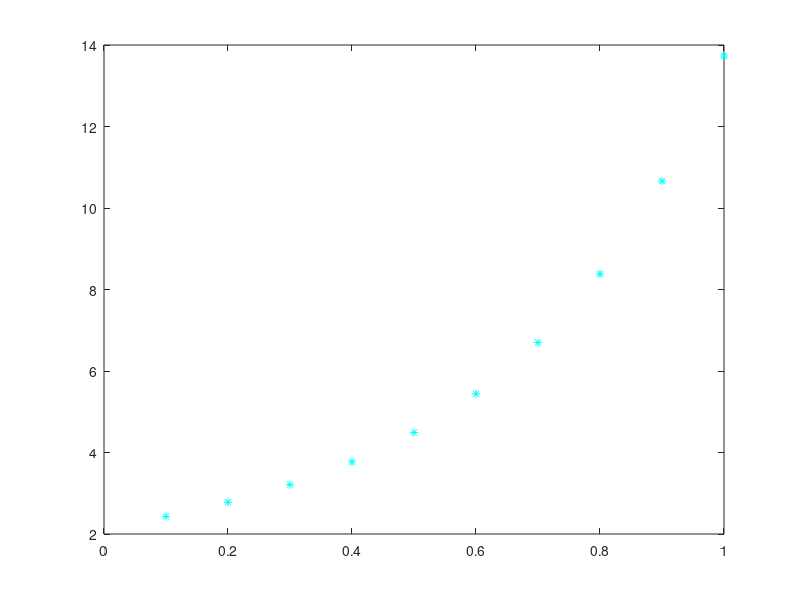

Source code (MATLAB): (Note: this script raises an error after producing the figure.)
xi=.1:.1:1;
y=[2.43,2.78,3.21,3.77,4.49,5.44, 6.70, 8.38, 10.66, 13.73];
k=[2,3,4,5];
figure(1);
colors='rgby';
plot(xi,y,'c*');hold on;
xg=.1:.001:1; %x inputs for graph
yg=zeros(1,901);
for i=1:4
   o=zeros(5);
   A=createMatrix(xi',k(i));
   A_n=A'*A; %normalized A
   b_n=A'*y'; %normalized b
   x=A_n\b_n
   for j=1:k(i)
       o(j)=x(j);
   end
   yg=solveMatrix(yg,o,xg);
   plot(xg,yg,'-','Color',colors(i));hold on;
end
hold off

